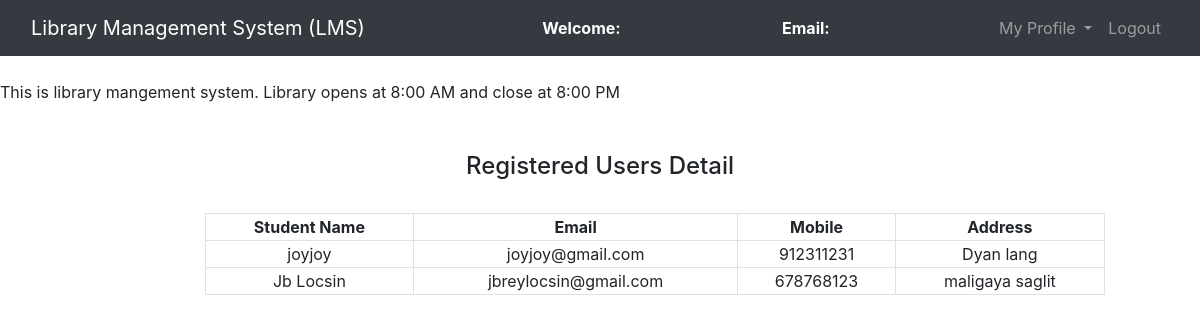
/admin/Regusers.php, run on an earlier commit of the app's database.
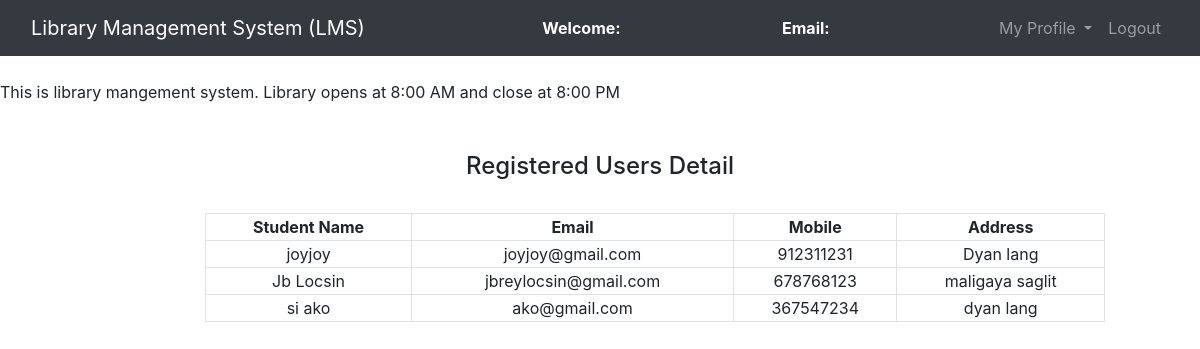
And on a later commit of the database.
### tables this page shows
CREATE TABLE `users` (
  `user_id` int(11) NOT NULL,
  `student_name` varchar(50) NOT NULL,
  `email` varchar(100) NOT NULL,
  `password` varchar(100) NOT NULL,
  `mobile` int(10) NOT NULL,
  `address` varchar(250) NOT NULL
);

### admin/Regusers.php (the view, shortened to what this page needs)
<?php
	$connection = mysqli_connect("localhost","root","");
	$query = "select * from users";
?>
<!DOCTYPE html>
<html>
<head>
	<link rel="stylesheet" type="text/css" href="../bootstrap-4.4.1/css/bootstrap.min.css">
</head>
<body>
	<nav class="navbar navbar-expand-lg navbar-dark bg-dark">
		<div class="container-fluid">
			<div class="navbar-header">
				<a class="navbar-brand" href="admin_dashboard.php">Library Management System (LMS)</a>
			</div>
			<font style="color: white"><span><strong>Welcome: <?php echo $_SESSION['name'];?></strong></span></font>
			<font style="color: white"><span><strong>Email: <?php echo $_SESSION['email'];?></strong></font>
		    <ul class="nav navbar-nav navbar-right">
		      <li class="nav-item dropdown">
	        	<a class="nav-link dropdown-toggle" data-toggle="dropdown">My Profile </a>
		      </li>
		      <li class="nav-item">
		        <a class="nav-link" href="../logout.php">Logout</a>
		      </li>
		    </ul>
		</div>
	</nav><br>
	<span><marquee>This is library mangement system. Library opens at 8:00 AM and close at 8:00 PM</marquee></span><br><br>
		<center><h4>Registered Users Detail</h4><br></center>
		<div class="row">
			<div class="col-md-2"></div>
			<div class="col-md-8">
				<form>
					<table class="table-bordered" width="900px" style="text-align: center">
						<tr>
							<th>Student Name</th>
							<th>Email</th>
							<th>Mobile</th>
							<th>Address</th>
						</tr>
					<?php
						$query_run = mysqli_query($connection,$query);
						while ($row = mysqli_fetch_assoc($query_run)){
							$student_name = $row['student_name'];
							$email = $row['email'];
							$mobile = $row['mobile'];
							$address = $row['address'];
					?>
						<tr>
							<td><?php echo $student_name;?></td>
							<td><?php echo $email;?></td>
							<td><?php echo $mobile;?></td>
							<td><?php echo $address;?></td>
						</tr>
					<?php
						}
					?>
				</table>
				</form>
			</div>
			<div class="col-md-2"></div>
		</div>
</body>
</html>

What changed in the data, as far as the page shows it:
added users: student_name "si ako", email "ako@gmail.com", mobile "367547234", address "dyan lang"
